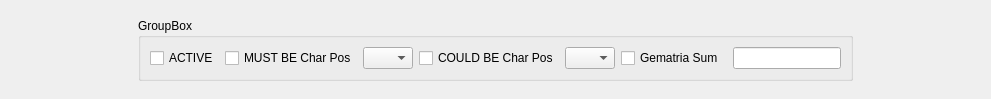
<?xml version="1.0" encoding="UTF-8"?>
<ui version="4.0">
 <class>PhraseWordWidget</class>
 <widget class="QWidget" name="PhraseWordWidget">
  <property name="geometry">
   <rect>
    <x>0</x>
    <y>0</y>
    <width>991</width>
    <height>99</height>
   </rect>
  </property>
  <property name="windowTitle">
   <string>Form</string>
  </property>
  <layout class="QHBoxLayout" name="horizontalLayout_2">
   <item>
    <widget class="QGroupBox" name="groupBox">
     <property name="sizePolicy">
      <sizepolicy hsizetype="Fixed" vsizetype="Fixed">
       <horstretch>0</horstretch>
       <verstretch>0</verstretch>
      </sizepolicy>
     </property>
     <property name="title">
      <string>GroupBox</string>
     </property>
     <layout class="QHBoxLayout" name="horizontalLayout">
      <item>
       <widget class="QCheckBox" name="active_checkBox">
        <property name="text">
         <string>ACTIVE</string>
        </property>
       </widget>
      </item>
      <item>
       <widget class="QCheckBox" name="mustbe_checkBox">
        <property name="text">
         <string>MUST BE Char Pos</string>
        </property>
       </widget>
      </item>
      <item>
       <widget class="QComboBox" name="must_index_comboBox">
        <property name="maximumSize">
         <size>
          <width>50</width>
          <height>16777215</height>
         </size>
        </property>
       </widget>
      </item>
      <item>
       <widget class="QCheckBox" name="couldbe_checkBox">
        <property name="text">
         <string>COULD BE Char Pos</string>
        </property>
       </widget>
      </item>
      <item>
       <widget class="QComboBox" name="could_index_comboBox">
        <property name="maximumSize">
         <size>
          <width>50</width>
          <height>16777215</height>
         </size>
        </property>
       </widget>
      </item>
      <item>
       <widget class="QCheckBox" name="gematria_sum_checkBox">
        <property name="text">
         <string>Gematria Sum </string>
        </property>
       </widget>
      </item>
      <item>
       <widget class="QLineEdit" name="gematria_sum_lineEdit"/>
      </item>
     </layout>
    </widget>
   </item>
  </layout>
 </widget>
 <resources/>
 <connections/>
</ui>
